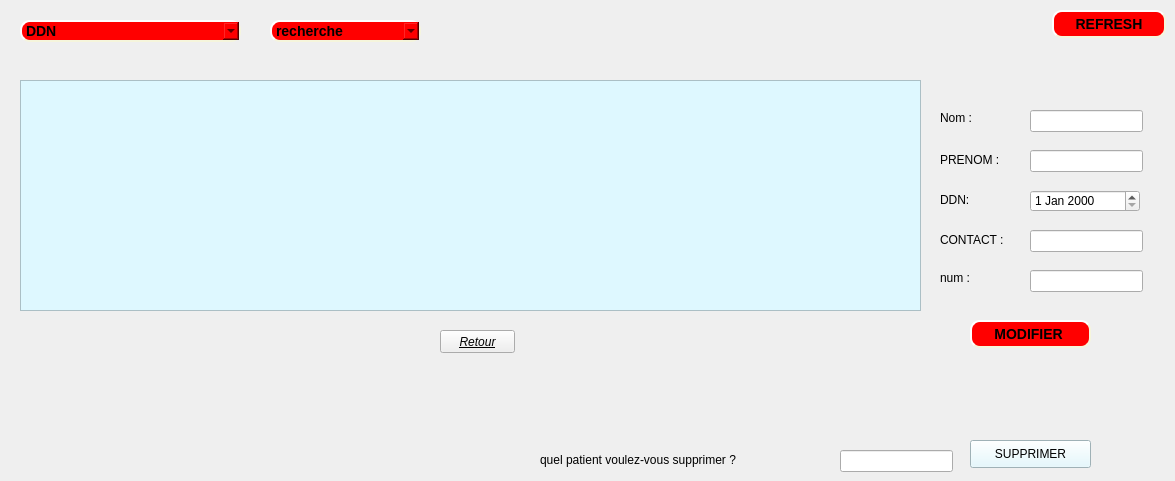
     <widget class="QWidget" name="tab">
      <attribute name="title">
       <string>afficher patient</string>
      </attribute>
      <widget class="QTableView" name="tab_patient_2">
       <property name="geometry">
        <rect>
         <x>20</x>
         <y>80</y>
         <width>901</width>
         <height>231</height>
        </rect>
       </property>
       <property name="styleSheet">
        <string notr="true">background-color: rgb(222, 248, 255);
</string>
       </property>
      </widget>
      <widget class="QLineEdit" name="lineEditNUM_2">
       <property name="geometry">
        <rect>
         <x>1030</x>
         <y>270</y>
         <width>113</width>
         <height>22</height>
        </rect>
       </property>
      </widget>
      <widget class="QLineEdit" name="lineEditNom_3">
       <property name="geometry">
        <rect>
         <x>1030</x>
         <y>110</y>
         <width>113</width>
         <height>22</height>
        </rect>
       </property>
      </widget>
      <widget class="QLineEdit" name="lineEditPrenom_3">
       <property name="geometry">
        <rect>
         <x>1030</x>
         <y>150</y>
         <width>113</width>
         <height>22</height>
        </rect>
       </property>
      </widget>
      <widget class="QLineEdit" name="lineEditCONTACT_2">
       <property name="geometry">
        <rect>
         <x>1030</x>
         <y>230</y>
         <width>113</width>
         <height>22</height>
        </rect>
       </property>
      </widget>
      <widget class="QDateEdit" name="lineEditDDN_2">
       <property name="geometry">
        <rect>
         <x>1030</x>
         <y>190</y>
         <width>110</width>
         <height>22</height>
        </rect>
       </property>
       <property name="styleSheet">
        <string notr="true">font: italic 9pt &quot;Arial&quot;;</string>
       </property>
      </widget>
      <widget class="QLabel" name="label_30">
       <property name="geometry">
        <rect>
         <x>940</x>
         <y>110</y>
         <width>55</width>
         <height>16</height>
        </rect>
       </property>
       <property name="styleSheet">
        <string notr="true">font: italic 9pt &quot;Arial&quot;;</string>
       </property>
       <property name="text">
        <string>Nom :</string>
       </property>
      </widget>
      <widget class="QLabel" name="label_37">
       <property name="geometry">
        <rect>
         <x>940</x>
         <y>150</y>
         <width>91</width>
         <height>20</height>
        </rect>
       </property>
       <property name="styleSheet">
        <string notr="true">font: italic 9pt &quot;Arial&quot;;</string>
       </property>
       <property name="text">
        <string>PRENOM : </string>
       </property>
      </widget>
      <widget class="QLabel" name="label_39">
       <property name="geometry">
        <rect>
         <x>940</x>
         <y>190</y>
         <width>61</width>
         <height>20</height>
        </rect>
       </property>
       <property name="styleSheet">
        <string notr="true">font: italic 9pt &quot;Arial&quot;;

</string>
       </property>
       <property name="text">
        <string>DDN:</string>
       </property>
      </widget>
      <widget class="QLabel" name="label_40">
       <property name="geometry">
        <rect>
         <x>940</x>
         <y>230</y>
         <width>91</width>
         <height>20</height>
        </rect>
       </property>
       <property name="styleSheet">
        <string notr="true">font: italic 9pt &quot;Arial&quot;;</string>
       </property>
       <property name="text">
        <string>CONTACT :</string>
       </property>
      </widget>
      <widget class="QLabel" name="label_64">
       <property name="geometry">
        <rect>
         <x>940</x>
         <y>270</y>
         <width>55</width>
         <height>16</height>
        </rect>
       </property>
       <property name="styleSheet">
        <string notr="true">font: italic 9pt &quot;Arial&quot;;</string>
       </property>
       <property name="text">
        <string>num : </string>
       </property>
      </widget>
      <widget class="QPushButton" name="pushButton_MODIFIER">
       <property name="geometry">
        <rect>
         <x>970</x>
         <y>320</y>
         <width>121</width>
         <height>28</height>
        </rect>
       </property>
       <property name="styleSheet">
        <string notr="true">background-color: red;
    border-style: outset;
    border-width: 2px;
    border-radius: 10px;
    border-color: beige;
    font: bold 14px;
    min-width: 6em;
    padding: 4;
</string>
       </property>
       <property name="text">
        <string>MODIFIER </string>
       </property>
      </widget>
      <widget class="QPushButton" name="pushButton_supp">
       <property name="geometry">
        <rect>
         <x>970</x>
         <y>440</y>
         <width>121</width>
         <height>28</height>
        </rect>
       </property>
       <property name="styleSheet">
        <string notr="true">background-color: rgb(222, 248, 255);
font: italic 9pt &quot;Arial&quot;;</string>
       </property>
       <property name="text">
        <string>SUPPRIMER</string>
       </property>
      </widget>
      <widget class="QLineEdit" name="lineEdit_2">
       <property name="geometry">
        <rect>
         <x>840</x>
         <y>450</y>
         <width>113</width>
         <height>22</height>
        </rect>
       </property>
       <property name="styleSheet">
        <string notr="true"/>
       </property>
      </widget>
      <widget class="QComboBox" name="comboBox">
       <property name="geometry">
        <rect>
         <x>270</x>
         <y>20</y>
         <width>151</width>
         <height>22</height>
        </rect>
       </property>
       <property name="styleSheet">
        <string notr="true">background-color: red;
    border-style: outset;
    border-width: 2px;
    border-radius: 10px;
    border-color: beige;
    font: bold 14px;
    min-width: 6em;
    padding: 4;
</string>
       </property>
       <item>
        <property name="text">
         <string>recherche </string>
        </property>
       </item>
       <item>
        <property name="text">
         <string>Num</string>
        </property>
       </item>
       <item>
        <property name="text">
         <string>contact</string>
        </property>
       </item>
       <item>
        <property name="text">
         <string>nom et prenom</string>
        </property>
       </item>
      </widget>
      <widget class="QComboBox" name="comboBox_trier_3">
       <property name="geometry">
        <rect>
         <x>20</x>
         <y>20</y>
         <width>221</width>
         <height>22</height>
        </rect>
       </property>
       <property name="styleSheet">
        <string notr="true">background-color: red;
    border-style: outset;
    border-width: 2px;
    border-radius: 10px;
    border-color: beige;
    font: bold 14px;
    min-width: 6em;
    padding: 4;

</string>
       </property>
       <item>
        <property name="text">
         <string>DDN</string>
        </property>
       </item>
       <item>
        <property name="text">
         <string>Num</string>
        </property>
       </item>
       <item>
        <property name="text">
         <string>DDN et nom et prenom  </string>
        </property>
       </item>
      </widget>
      <widget class="QPushButton" name="REFRESH">
       <property name="geometry">
        <rect>
         <x>1052</x>
         <y>10</y>
         <width>114</width>
         <height>28</height>
        </rect>
       </property>
       <property name="styleSheet">
        <string notr="true">background-color: red;
    border-style: outset;
    border-width: 2px;
    border-radius: 10px;
    border-color: beige;
    font: bold 14px;
    min-width: 6em;
    padding: 4;
</string>
       </property>
       <property name="text">
        <string>REFRESH</string>
       </property>
      </widget>
      <widget class="QLabel" name="label_71">
       <property name="geometry">
        <rect>
         <x>540</x>
         <y>450</y>
         <width>301</width>
         <height>20</height>
        </rect>
       </property>
       <property name="styleSheet">
        <string notr="true">font: italic 9pt &quot;Arial&quot;;
font: 10pt &quot;MS Shell Dlg 2&quot;;</string>
       </property>
       <property name="text">
        <string>quel patient voulez-vous supprimer ?</string>
       </property>
      </widget>
      <widget class="QLabel" name="label_72">
       <property name="geometry">
        <rect>
         <x>850</x>
         <y>390</y>
         <width>71</width>
         <height>51</height>
        </rect>
       </property>
       <property name="text">
        <string/>
       </property>
       <property name="pixmap">
        <pixmap>:/Downloads/dos.png</pixmap>
       </property>
       <property name="scaledContents">
        <bool>true</bool>
       </property>
      </widget>
      <widget class="QPushButton" name="pushButton_ret4">
       <property name="geometry">
        <rect>
         <x>440</x>
         <y>330</y>
         <width>75</width>
         <height>23</height>
        </rect>
       </property>
       <property name="font">
        <font>
         <family>Arial</family>
         <pointsize>9</pointsize>
         <weight>50</weight>
         <italic>true</italic>
         <bold>false</bold>
         <underline>true</underline>
        </font>
       </property>
       <property name="text">
        <string>Retour</string>
       </property>
      </widget>
     </widget>
